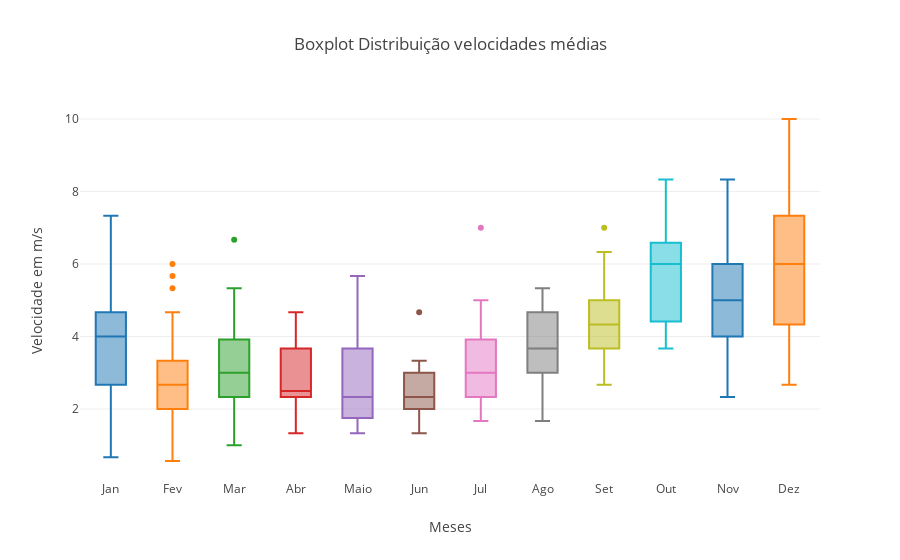

Notebook code for this chart:
### Code cell
data = []
meses_list = ['Jan','Fev','Mar','Abr', 'Maio','Jun','Jul','Ago','Set','Out','Nov','Dez']

data_raw['mes'] = data_raw['mes'].astype('int')

for mes in np.arange(1,13,1):
    data.append(go.Box(y = data_raw[data_raw['mes'] == mes]['Velocidade do Vento Media'], name = meses_list[mes-1]))

layout = go.Layout(title = 'Boxplot Distribuição velocidades médias', showlegend = False,
                   yaxis = dict(title = 'Velocidade em m/s'),
                   xaxis = dict(title = 'Meses'))

fig = go.Figure(data = data, layout = layout)

pyo.iplot(fig, config=dict(showLink=False))

### Figure 1 — Plotly figure (JSON) as saved in the notebook; plotly's stock layout.template omitted (floating-point values rounded to 4 significant figures)
{"data": [{"y": [2.667, 1.667, 6.333, 7.333, 4.667, 3.667, 5.333, 4.067, 4.667, 4, 5, 4.333, 5, 6, 3, 5.667, 2.4, 3, 0.6667, 1.667, 3, 4.667, 3.333, 1.333, 4.333, 4, 3, 4, 1.667, 2.333, 2.667], "type": "box", "name": "Jan", "uid": "75465ede-9bdd-4a2f-a797-2bd541e655e0"}, {"y": [0.5667, 4.667, 3.333, 3.667, 5.667, 2.667, 6, 3.333, 5.333, 3.333, 0.6667, 1.667, 1.333, 3, 2, 2.667, 2.333, 1, 2.333, 3, 1.333, 2.333, 2.667, 4.333, 2.667, 2.333], "type": "box", "name": "Fev", "uid": "c18d3a49-3eff-406f-aa0d-de85ba1cf1d5"}, {"y": [4, 2, 2.333, 2.333, 3, 2.5, 4.333, 4.667, 2, 4, 2, 2.667, 4.333, 2.667, 2.333, 2, 3, 2, 3, 5.333, 6.667, 3, 3.667, 1.333, 3, 2.667, 3.667, 1, 4, 3.667, 2.333], "type": "box", "name": "Mar", "uid": "b105771b-0640-48c5-b2cc-d8c28b0caefb"}, {"y": [2, 2.333, 1.333, 2.333, 3.667, 1.667, 3.667, 3, 2, 3, 4.333, 2.333, 3.667, 3.667, 2.333, 2.333, 2.333, 2.667, 3.667, 1.667, 4.667, 4, 3.667, 4.333, 3.667, 1.333, 4.667, 2.333, 2.333, 1.667], "type": "box", "name": "Abr", "uid": "41652c81-f9eb-4a90-8aea-bfb647b663ce"}, {"y": [2.333, 1.333, 2.333, 1.667, 1.333, 2.333, 3, 3, 4.333, 1.333, 4, 2, 2.333, 3.667, 1.667, 4.333, 5.667, 4.333, 2.667, 4, 4, 3.667, 2, 1.667, 2.667, 1.667, 2.333, 2, 3, 2.333, 1.667], "type": "box", "name": "Maio", "uid": "0af32825-e53b-49cc-bea8-68ab2be034bd"}, {"y": [2.667, 3, 2.667, 3, 2, 2.333, 2.667, 1.667, 1.667, 3, 4.667, 2, 1.667, 3.333, 3.333, 2.667, 2.333, 2, 1.667, 2.333, 2.333, 2.667, 2.333, 2, 2.333, 1.333, 3, 2.667, 2.333, 3], "type": "box", "name": "Jun", "uid": "e1cdd3af-3eaf-4a4f-9975-1f6e9142d8e7"}, {"y": [3.667, 1.667, 2, 7, 2.333, 1.667, 3, 3, 2.333, 2, 2.333, 3, 4.333, 3.333, 2.333, 3.333, 2.667, 4, 2.333, 4.667, 3.667, 4.667, 3.333, 5, 2.667, 3, 3.333, 3.667, 4, 4, 2], "type": "box", "name": "Jul", "uid": "44bbbf09-652d-4c74-8ce3-857c5d8f075b"}, {"y": [3.333, 1.667, 2.5, 4.667, 3.667, 2.667, 4.667, 4, 3.667, 3.667, 2.667, 3, 3, 2.667, 3, 3.333, 5.333, 4.667, 5.333, 5, 4.667, 3, 4.333, 5, 3, 3, 3.667, 4.667, 4, 2.333, 3], "type": "box", "name": "Ago", "uid": "33cafba7-93a0-4fc7-9f78-a1e558cdfb5a"}, {"y": [3, 4, 4, 5.333, 4, 3.667, 5.667, 2.667, 5, 6, 4, 2.667, 3.333, 4.333, 3.333, 5, 5, 4, 3, 3, 6.333, 5.333, 4, 4.333, 4.667, 4.667, 6.333, 4.667, 7, 4.667], "type": "box", "name": "Set", "uid": "b3b9172e-34b3-4327-89c7-434aa853a507"}, {"y": [4.333, 6.667, 7, 8.333, 7, 5.667, 4.333, 4, 3.667, 5.333, 6.333, 5.667, 6.333, 6, 5, 6, 7.333, 4, 4.667, 6.333, 6, 7.333, 4.333, 4.333, 5.667, 6.333, 6, 7.333, 4, 7.667, 5.667], "type": "box", "name": "Out", "uid": "67ae37ef-47cb-4c9e-83c5-8a2f2765d13c"}, {"y": [2.667, 4, 6.333, 6, 5.667, 5, 5, 3.667, 4.333, 5.333, 6.333, 6.333, 6.667, 5, 6, 3.667, 4.333, 3.333, 2.333, 3.667, 4, 5, 6.333, 6, 5.667, 5, 6, 6.333, 4.333, 8.333], "type": "box", "name": "Nov", "uid": "e3d49cca-a2a9-4f32-96e8-0552e9630127"}, {"y": [6, 9, 8, 7, 8, 6.667, 8.333, 7.667, 7.333, 4.667, 6, 3.667, 5, 4.333, 6.667, 10, 6, 4.667, 2.667, 3.667, 8, 4, 3.333, 5, 3, 4, 6, 6.333, 7, 7.333], "type": "box", "name": "Dez", "uid": "5769bc5b-adba-47d9-b833-3fec363cd89f"}], "layout": {"showlegend": false, "yaxis": {"title": {"text": "Velocidade em m/s"}}, "xaxis": {"title": {"text": "Meses"}}, "title": {"text": "Boxplot Distribuição velocidades médias"}}}
